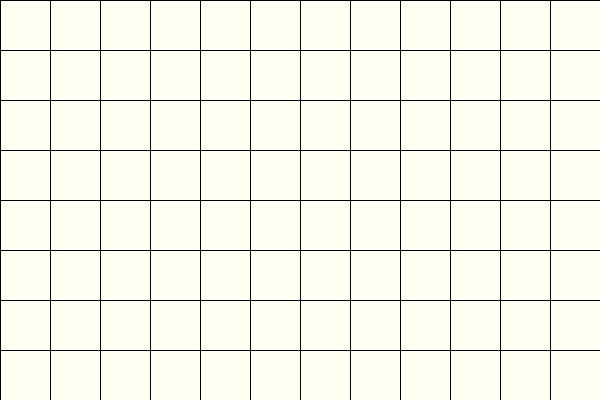
Frame 1 (no input)
Frame 60 (the mouse pressed at the canvas centre just before this capture): identical to frame 1, image omitted
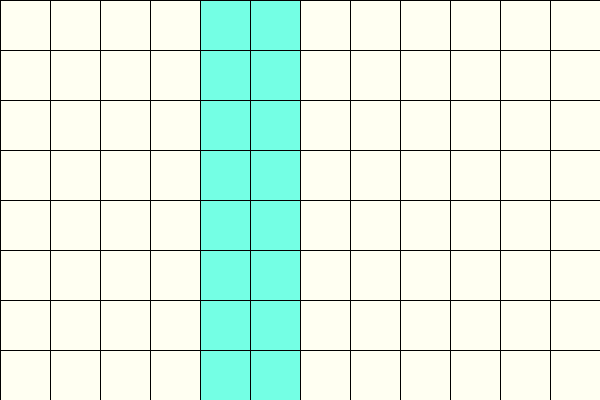
Frame 120 (the mouse held since frame 60 and released just before this capture)

The Processing sketch that drew these frames (run headless with seeded random() and noise(); from frame 60 on, the mouse is pressed at the canvas centre):

// Processing sketch: week04_2
// ── week04_2.pde
//week04-2 好玩的程式設計 for for 迴圈 + if 判斷
// Ctrl-N 開新的程式視窗
void setup() { //設定
  size(600, 400); //視窗大小 600 ,400
}
void draw() { //畫圖
  for (int y = 0; y < 400; y += 50) { // 外面 for迴圈 對 y
    for (int x = 0; x < 600; x += 50) { // 裡面 for迴圈 對 x
      if (x < mouseX && mouseY < x+50) fill(#74FFE4);
      else if (y < mouseY && mouseY < y+50) fill(#74FFE4);
      else fill(#FFFFF2);// 自己在 Tool- 色彩選擇器,挑色彩
      rect( x, y, 50, 50);
    }
  }
}
